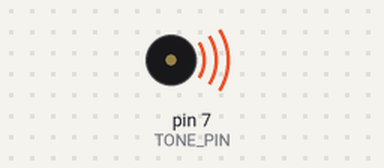
This sketch was run on a simulated Arduino Uno, built with avr-gcc and run on an emulated ATmega328P. Shown: buzzer (waves = sounding). At 2.2 s the program stops and its outputs stay as they are.

Above: at 0.12 s.
At 1.37 s:
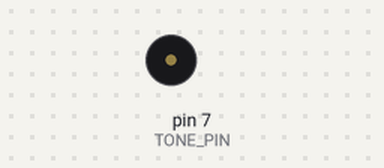
Timing chart, 0 to 3.6 s (numbered marks = the images above):
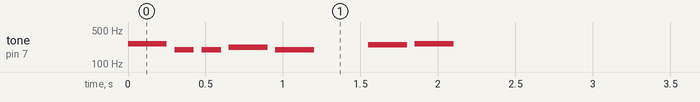

Measured:
- by itself, tone on pin 7 (TONE_PIN): plays 262 Hz for 0.25 s, 196 Hz for 0.13 s, 196 Hz for 0.13 s, 220 Hz for 0.25 s, 196 Hz for 0.25 s, 247 Hz for 0.25 s … (7 notes in this stretch)

The sketch:

Nano_buzzerR1.ino
```cpp
#include <TimerFreeTone.h>

#define TONE_PIN 7 // Pin you have speaker/piezo connected to (be sure to include a 100 ohm resistor).

// Melody (liberated from the toneMelody Arduino example sketch by Tom Igoe).
int melody[] = { 262, 196, 196, 220, 196, 0, 247, 262 };
int duration[] = { 250, 125, 125, 250, 250, 250, 250, 250 };

void setup() {}

void loop() {
  for (int thisNote = 0; thisNote < 8; thisNote++) { // Loop through the notes in the array.
    TimerFreeTone(TONE_PIN, melody[thisNote], duration[thisNote]); // Play melody[thisNote] for duration[thisNote].
    delay(50); // Short delay between notes.
  }
  while(1); // Stop (so it doesn't repeat forever driving you crazy--you're welcome).
}
```
